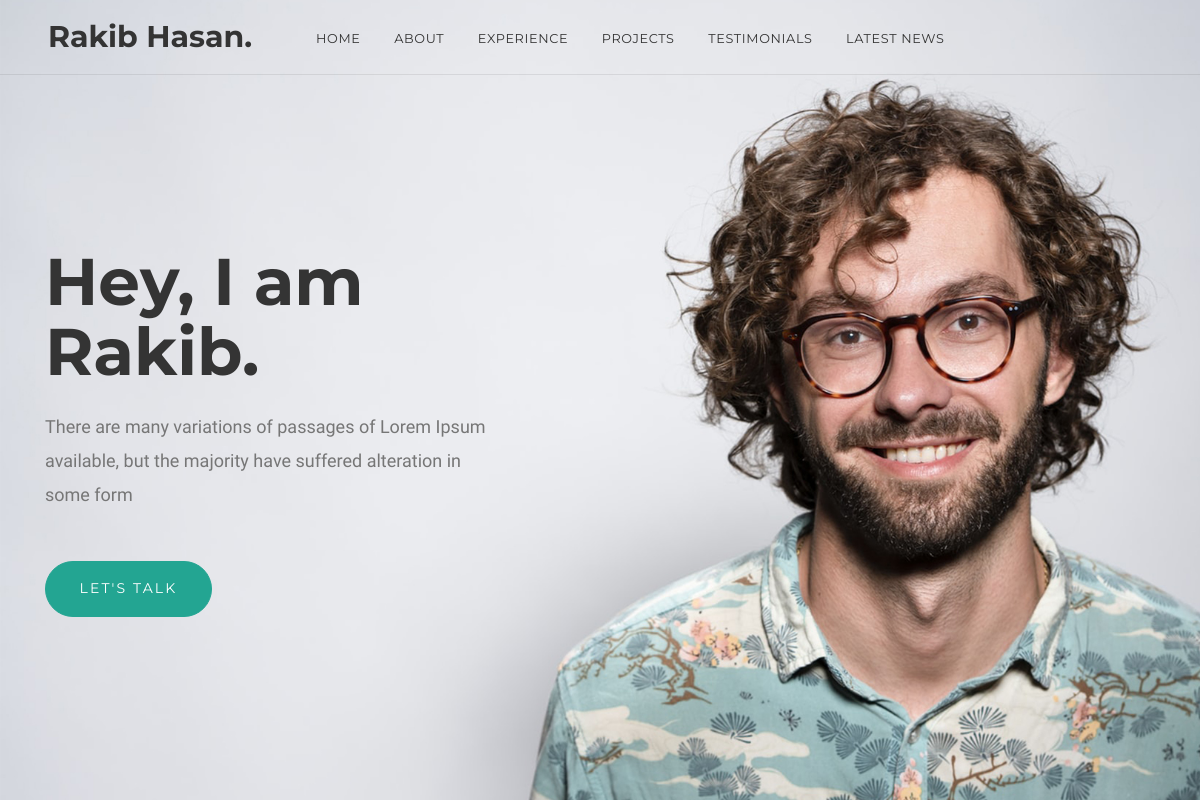
/header.inc.php, run on the app's committed database.
### tables this page shows
CREATE TABLE `general_settings` (
  `id` int(11) NOT NULL,
  `field_name` varchar(50) NOT NULL,
  `value` varchar(255) NOT NULL,
  `status` int(1) NOT NULL DEFAULT 1
);

CREATE TABLE `banner` (
  `id` int(11) NOT NULL,
  `intro` varchar(70) NOT NULL,
  `message` varchar(400) NOT NULL,
  `banner_photo` varchar(150) NOT NULL,
  `status` int(2) NOT NULL DEFAULT 1
);

### admin/inc/functions.inc.php (called while the page is built, shortened)
<?php
function db_connect()
{
    return $con = mysqli_connect("localhost", "root", "", "portfolio");
}
function select_all($table_name, $conditions = "")
{
    $select_query = mysqli_query(db_connect(), "SELECT * FROM $table_name $conditions");
    return $select_query;
}
function single_value($field_name)
{
    $single_value = mysqli_fetch_assoc(select_all("general_settings", "WHERE field_name='$field_name'"));
    return $single_value['value'];
}

### header.inc.php (the view, shortened to what this page needs)
<?php
require_once "admin/inc/functions.inc.php";
?>
<!doctype html>
<html lang="en">
<head>
    <link rel="stylesheet" href="css/style.css">
</head>
<body>
    <nav id="scrollspy" class="navbar navbar-desctop">
        <div class="d-flex position-relative w-100">
            <a class="navbar-brand" href="index.php"><?= single_value("author") ?>.</a>
            <ul class="navbar-nav-desctop mr-auto d-none d-lg-block">
                <li><a class="nav-link" href="#home">Home</a></li>
                <li><a class="nav-link" href="#about">About</a></li>
                <li><a class="nav-link" href="#experience">Experience</a></li>
                <li><a class="nav-link" href="#projects">Projects</a></li>
                <li><a class="nav-link" href="#testimonials">Testimonials</a></li>
                <li><a class="nav-link" href="#news">Latest News</a></li>
            </ul>
            <ul class="social-icons mr-auto mr-lg-0 d-none d-sm-block">
            </ul>
        </div>
    </nav>
    <?php
    $banner = mysqli_fetch_assoc(select_all("banner", "WHERE status=1 ORDER BY banner.id DESC"));
    ?>
    <main id="home" class="masthead jarallax" style="background-image:url('img/banner/<?= $banner['banner_photo'] ?>');" role="main">
        <div class="opener">
            <div class="container">
                <div class="row">
                    <div class="col-md-6 col-lg-5">
                        <h1><?= $banner['intro'] ?></h1>
                        <p class="lead mt-4 mb-5"><?= $banner['message'] ?></p>
                        <button type="button" class="btn" data-toggle="modal" data-target="#send-request">Let's talk</button>
                    </div>
                </div>
            </div>
        </div>
    </main>

### css/style.css (style rules this page uses)
html { -webkit-font-smoothing: antialiased; }
body { font-family: "Work Sans", sans-serif; font-size: 1rem; line-height: 1.625em; color: #767676; }
h1, .h1 { position: relative; font-family: "Montserrat", sans-serif; font-size: 4.125rem; font-weight: 700; line-height: 1.05; color: #343434; }
p { margin-bottom: 1rem; }
ul { list-style: none; padding-left: 0; }
a { color: #23a592; -webkit-transition: color 0.3s ease-out; -o-transition: color 0.3s ease-out; transition: color 0.3s ease-out; }
.lead { line-height: 1.9; font-size: 1.125rem; }
.btn { font-family: "Montserrat", sans-serif; position: relative; display: inline-block; border: 0.2em solid #23a592; border-radius: 30px; padding: 1.2em 2.4em 1.15em; font-size: 0.875em; color: #fff; white-space: nowrap; text-align: center; letter-spacing: 0.15em; text-transform: uppercase; text-decoration: none; background-color: #23a592; border-width: 1px; -webkit-transition: all 0.3s ease-out !important; transition: all 0.3s ease-out !important; }
.navbar { position: absolute; z-index: 10; width: 100%; padding: 0 3rem; border-bottom: 1px solid rgba(52, 52, 52, 0.1); height: 4.7rem; }
.navbar { padding: 0 1.5rem; }
@media (min-width: 992px) { .navbar { padding: 0 3rem; } }
.navbar, .navbar a, .navbar a:hover, .navbar a:focus { color: #343434; }
.navbar-brand { float: left; font-family: "Montserrat", sans-serif; font-size: 1.875rem; font-weight: 700; color: #fff; margin-right: 4rem; padding: 0; line-height: 1; }
.navbar ul { margin-bottom: 0; }
.navbar-desctop .social-icons { margin: 0.38rem 0 0 -1.5rem; }
.social-icons { margin-left: -1.5rem; }
.navbar-desctop:before { content: ""; position: absolute; top: 0; left: 0; width: 100%; height: 0; background: #fff; transition: all 0.3s ease; }
.navbar-nav-desctop { font-family: "Montserrat", sans-serif; font-size: 0.8rem; text-transform: uppercase; font-weight: 400; letter-spacing: 0.05em; margin-top: 0.3rem; }
.nav-link { padding: 0; }
.navbar-nav-desctop li a { color: #343434; transition: all 0.3s; }
.navbar-nav-desctop > li { position: relative; float: left; margin-right: 2.1rem; }
.navbar-nav-desctop > li > a { display: flex; align-items: center; }
.masthead { position: relative; min-height: 100vh; background-size: cover; display: flex; align-items: center; padding: 9rem 0 5rem 0; background-position: left top; background-size: cover; }
.opener { position: relative; z-index: 1; width: 100%; }
.jarallax { position: relative; z-index: 0; }

### data on the page
general_settings: value "Rakib Hasan"
banner: banner_photo (picture), intro "Hey, I am Rakib.", message "There are many variations of passages of Lorem Ipsum available, but the majority have suffered alteration in some form"
